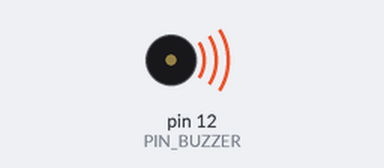
A sketch run on a simulated Arduino Uno, built with avr-gcc and run on an emulated ATmega328P. On the bench: buzzer (waves = sounding).

Above: at 0.1 s.
Timing chart, 0 to 40.0 s (numbered marks = the images above):
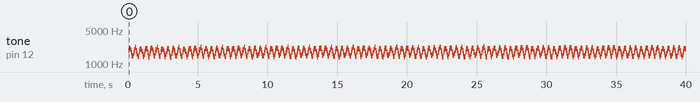

The sketch:

Project_03_Buzzer.ino
```cpp
//*************************************************************************************
/*
Project 03 Buzzer
Buzzer plays music
*/
#define PIN_BUZZER 12   //define buzzer pins

void setup() {
  pinMode(PIN_BUZZER, OUTPUT);
}

void loop() {
    alert();
}

void alert() {
  float sinVal;         // Define a variable to save sine value
  int toneVal;          // Define a variable to save sound frequency
  for (int x = 0; x < 360; x += 10) {     // X from 0 degree->360 degree
    sinVal = sin(x * (PI / 180));       // Calculate the sine of x
    toneVal = 2000 + sinVal * 500;      // Calculate sound frequency according to the sine of x
    freq(PIN_BUZZER, toneVal, 10);
  }
}

void freq(int PIN, int freqs, int times) {
  if (freqs == 0) {
    digitalWrite(PIN, LOW);
  }
  else {
    for (int i = 0; i < times * freqs / 1000; i ++) {
      digitalWrite(PIN, HIGH);
      delayMicroseconds(1000000 / freqs / 2);
      digitalWrite(PIN, LOW);
      delayMicroseconds(1000000 / freqs / 2);
    }
  }
}
//**********************************************************************
```

Measured:
- by itself, tone on pin 12 (PIN_BUZZER): plays 1910 Hz for 0.04 s, 2116 Hz for 0.12 s, 1939 Hz for 0.04 s, 1686 Hz for 0.04 s, 1472 Hz for 0.12 s, 1708 Hz for 0.04 s … (574 notes in this stretch)
